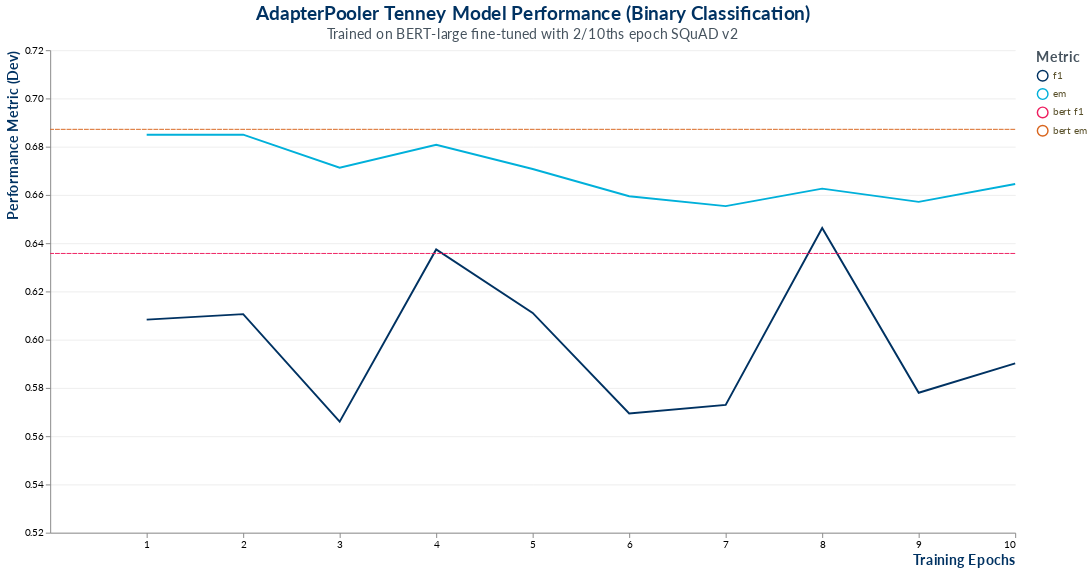

The cell this chart's notebook holds for it:
### Code cell
kwargs = {'df': df,
          'xaxis_title': 'Training Epochs',
          'yaxis_title': 'Performance Metric (Dev)',
          'legend_title': 'Metric',
          'title': 'AdapterPooler Tenney Model Performance (Binary Classification)',
          'subtitle': 'Trained on BERT-large fine-tuned with 2/10ths epoch SQuAD v2',
          'width': 1000,
          'height': 500,
          'bert_f1': 0.6357395056885052,
          'bert_acc': 0.6871894213762317}

viz_bert_performance(**kwargs)

### Figure 1 — Vega-Lite specification as saved in the notebook (floating-point values rounded to 4 significant figures)
{"config": {"title": {"fontSize": 20, "font": "Lato", "anchor": "middle", "align": "center", "color": "#003262", "subtitleFontSize": 15, "subtitleFont": "Lato", "subtitleAcchor": "middle", "subtitleAlign": "center", "subtitleColor": "#46535e"}, "axisX": {"labelFont": "Lato", "titleFont": "Lato", "titleFontSize": 15, "titleColor": "#003262", "titleAlign": "right", "titleAnchor": "end"}, "axisY": {"labelFont": "Lato", "titleFont": "Lato", "titleFontSize": 15, "titleColor": "#003262", "titleAlign": "right", "titleAnchor": "end", "gridColor": "#eeeeee", "gridWidth": 1}, "headerRow": {"labelFont": "Lato", "titleFont": "Lato", "titleFontSize": 15, "titleColor": "#003262", "titleAlign": "right", "titleAnchor": "end"}, "legend": {"labelFont": "Lato", "labelFontSize": 10, "labelColor": "#584f29", "symbolType": "circle", "symbolSize": 120, "titleFont": "Lato", "titleFontSize": 15, "titleColor": "#46535e"}, "view": {"strokeWidth": 0}}, "layer": [{"data": {"name": "data-85234c220dd037af9cd934be410a1c73"}, "mark": "line", "encoding": {"color": {"type": "nominal", "field": "metric", "legend": {"title": "Metric"}, "scale": {"domain": ["f1", "em", "bert f1", "bert em"], "range": ["#003262", "#00b0da", "#ee1f60", "#D9661F"]}}, "x": {"type": "quantitative", "axis": {"format": "~s", "formatType": "number", "grid": false, "labelOverlap": true, "title": "Training Epochs"}, "field": "epoch", "scale": {"bins": [1.0, 2.0, 3.0, 4.0, 5.0, 6.0, 7.0, 8.0, 9.0, 10.0], "domain": [0, 10]}}, "y": {"type": "quantitative", "axis": {"grid": true, "title": "Performance Metric (Dev)"}, "field": "score", "scale": {"domain": [0.5377, 0.7192]}}}, "height": 500, "width": 1000}, {"data": {"name": "data-48879c1d0fa4b0d013aa1529e152de08"}, "mark": {"type": "rule", "color": "#ee1f60", "opacity": 1, "strokeDash": [5, 1]}, "encoding": {"y": {"type": "quantitative", "field": "bert_f1"}}, "height": 500, "width": 1000}, {"data": {"name": "data-48879c1d0fa4b0d013aa1529e152de08"}, "mark": {"type": "rule", "color": "#D9661F", "opacity": 1, "strokeDash": [5, 1]}, "encoding": {"y": {"type": "quantitative", "field": "bert_acc"}}, "height": 500, "width": 1000}], "title": {"text": "AdapterPooler Tenney Model Performance (Binary Classification)", "subtitle": "Trained on BERT-large fine-tuned with 2/10ths epoch SQuAD v2"}, "$schema": "https://vega.github.io/schema/vega-lite/v4.8.1.json", "datasets": {"data-85234c220dd037af9cd934be410a1c73": [{"epoch": 1, "metric": "f1", "score": 0.6083}, {"epoch": 2, "metric": "f1", "score": 0.6106}, {"epoch": 3, "metric": "f1", "score": 0.566}, {"epoch": 4, "metric": "f1", "score": 0.6374}, {"epoch": 5, "metric": "f1", "score": 0.6111}, {"epoch": 6, "metric": "f1", "score": 0.5694}, {"epoch": 7, "metric": "f1", "score": 0.5729}, {"epoch": 8, "metric": "f1", "score": 0.6463}, {"epoch": 9, "metric": "f1", "score": 0.578}, {"epoch": 10, "metric": "f1", "score": 0.5902}, {"epoch": 1, "metric": "em", "score": 0.6849}, {"epoch": 2, "metric": "em", "score": 0.685}, {"epoch": 3, "metric": "em", "score": 0.6713}, {"epoch": 4, "metric": "em", "score": 0.6808}, {"epoch": 5, "metric": "em", "score": 0.6708}, {"epoch": 6, "metric": "em", "score": 0.6595}, {"epoch": 7, "metric": "em", "score": 0.6554}, {"epoch": 8, "metric": "em", "score": 0.6626}, {"epoch": 9, "metric": "em", "score": 0.6571}, {"epoch": 10, "metric": "em", "score": 0.6645}], "data-48879c1d0fa4b0d013aa1529e152de08": [{"bert_f1": 0.6357, "bert_acc": 0.6872}]}}
